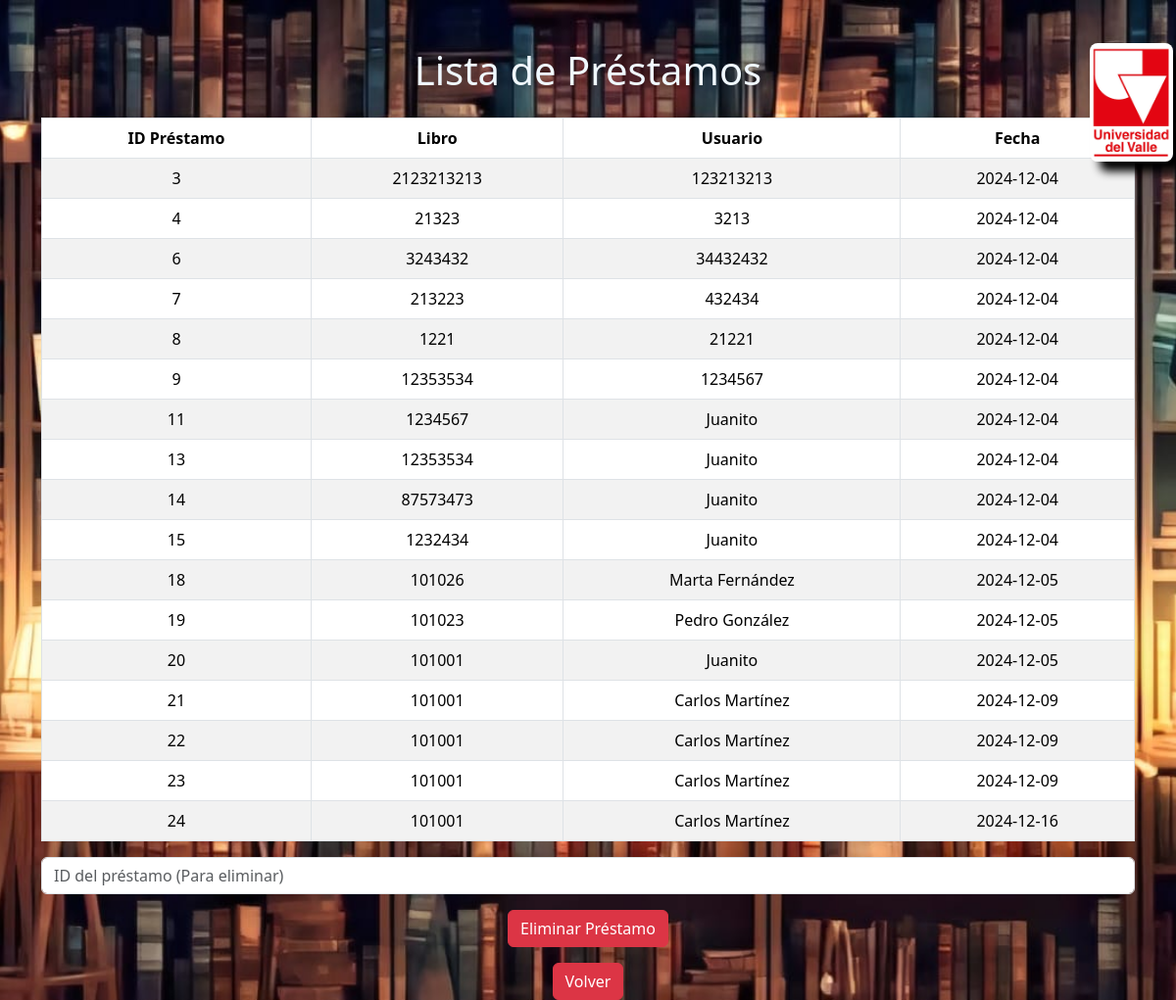
The page /consultarPrestamo on the database its author committed.
### models.py (models this page shows, shortened)
class Prestamo(db.Model):
    __tablename__ = 'prestamos'
    id = db.Column(db.Integer, primary_key=True)
    libro = db.Column(db.String(255), nullable=False)
    usuario = db.Column(db.String(255), nullable=False)  # Aquí 'usuario' es el estudiante
    fecha = db.Column(db.Date, nullable=False)

### app.py (the view)
@app.route('/consultarPrestamo', methods=['GET', 'POST'])
def consultarPrestamo():
    prestamos = db.session.query(
        Prestamo.id.label('id'),
        Prestamo.libro.label('libro'),  # Aquí obtienes el identificador del libro
        Prestamo.usuario.label('usuario'),
        Prestamo.fecha.label('fecha')
    ).all()
    return render_template('consulta.html', prestamos=prestamos)

### templates/consulta.html (shortened to what this page needs)
<!DOCTYPE html>
<html lang="es">
<head>
    <link href="https://cdn.jsdelivr.net/npm/bootstrap@5.3.3/dist/css/bootstrap.min.css" rel="stylesheet">
    <link rel="stylesheet" href="{{ url_for('static', filename='css/style.css') }}">
</head>
<body class="background-image" style="background-image: url('static/images/libreria1.jpeg')">
    <div class="container mt-5">
        <div class="text-center">
            <h1 class="mb-4 " style="color: aliceblue;">Lista de Préstamos</h1>
            <div class="table-responsive">
                <table class="table table-striped table-bordered">
                    <thead>
                        <tr>
                            <th>ID Préstamo</th>
                            <th>Libro</th>
                            <th>Usuario</th>
                            <th>Fecha</th>
                        </tr>
                    </thead>
                    <tbody>
                        {% for prestamo in prestamos %}
                        <tr>
                            <td>{{ prestamo.id }}</td>
                            <td>{{ prestamo.libro }}</td>
                            <td>{{ prestamo.usuario }}</td>
                            <td>{{ prestamo.fecha }}</td>
                        </tr>
                        {% endfor %}
                    </tbody>
                </table>
                <form action="{{ url_for('eliminarPrestamos') }}" method="POST">
                    <input type="text" class="form-control mb-3" name="codigo" placeholder="ID del préstamo (Para eliminar)" required>
                    <button type="submit" class="btn btn-danger">Eliminar Préstamo</button>
                </form>
            </div>
            <a href="{{ url_for('index') }}" class="btn btn-danger mt-3">Volver</a>
        </div>
    </div>
    <img class="imagen mt-4" src="{{ url_for('static', filename='images/univalle.png') }}" alt="Logo Univalle">
</body>
</html>

### static/css/style.css (style rules this page uses)
body { background-size: cover; background-position: center; background-repeat: no-repeat; background-attachment: fixed; margin: 0; padding: 0; overflow-x: hidden; min-height: 100vh; }
.background-image { background-size: cover; background-position: center; background-repeat: no-repeat; background-attachment: fixed; margin: 0; padding: 0; overflow-x: hidden; min-height: 100vh; }
.imagen { position: absolute; top: 20px; right: 3px; width: 85px; height: auto; border-radius: 8px; box-shadow: 10px 10px 10px black; }

### rows shown on the page
Prestamo: id "3", libro "2123213213", usuario "123213213", fecha "2024-12-04"
Prestamo: id "4", libro "21323", usuario "3213", fecha "2024-12-04"
Prestamo: id "6", libro "3243432", usuario "34432432", fecha "2024-12-04"
Prestamo: id "7", libro "213223", usuario "432434", fecha "2024-12-04"
Prestamo: id "8", libro "1221", usuario "21221", fecha "2024-12-04"
Prestamo: id "9", libro "12353534", usuario "1234567", fecha "2024-12-04"
Prestamo: id "11", libro "1234567", usuario "Juanito", fecha "2024-12-04"
Prestamo: id "13", libro "12353534", usuario "Juanito", fecha "2024-12-04"
Prestamo: id "14", libro "87573473", usuario "Juanito", fecha "2024-12-04"
Prestamo: id "15", libro "1232434", usuario "Juanito", fecha "2024-12-04"
Prestamo: id "18", libro "101026", usuario "Marta Fernández", fecha "2024-12-05"
Prestamo: id "19", libro "101023", usuario "Pedro González", fecha "2024-12-05"
Prestamo: id "20", libro "101001", usuario "Juanito", fecha "2024-12-05"
Prestamo: id "21", libro "101001", usuario "Carlos Martínez", fecha "2024-12-09"
Prestamo: id "22", libro "101001", usuario "Carlos Martínez", fecha "2024-12-09"
Prestamo: id "23", libro "101001", usuario "Carlos Martínez", fecha "2024-12-09"
Prestamo: id "24", libro "101001", usuario "Carlos Martínez", fecha "2024-12-16"
